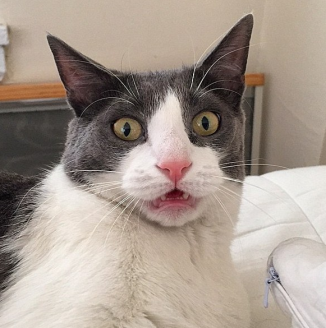
%> input picture exercise1/image/cat.png, 326 x 328 px
$ octave --eval "result = sobel(imread('image/cat.png'));"   (GNU Octave 9; MATLAB toolbox functions it lacks are replaced by stand-ins)
%> lines starting %> are read from the running program, lines starting %| are printed output that depends on the picture
%%%%%%%%%%%%%%%%%%%%%%%%%%%%%%%%%%%%%%%%%%%%%%%%%%%%%%%%%%%%%%%%%%%%%%%%%%%%%%%%%%%%%%%%%%%%%%
%  function  [gradient, orientation] = sobel(img)
%  purpose :  Computes the gradient and the orientation of an image with
%  the sobel operator
%%%%%%%%%%%%%%%%%%%%%%%%%%%%%%%%%%%%%%%%%%%%%%%%%%%%%%%%%%%%%%%%%%%%%%%%%%%%%%%%%%%%%%%%%%%%%%
%  input   arguments
%     img:    grayscale input image (m x n)
%  output   arguments
%     gradient:     gradients image (m x n)
%     orientation:  orientation image (m x n)
%
%   Author: Moritz Kremb
%   MatrNr: 11722601
%
%%%%%%%%%%%%%%%%%%%%%%%%%%%%%%%%%%%%%%%%%%%%%%%%%%%%%%%%%%%%%%%%%%%%%%%%%%%%%%%%%%%%%%%%%%%%%%
function [gradient, orientation] = sobel(img)

% Create 3 by 3 sobel kernel
h = fspecial('sobel');

% Create arrays with Edge strength and angles
Gy = imfilter(img, h, 'conv','replicate'); %points in y direction (up)
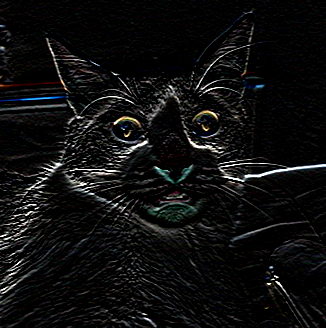
%> Gy: size 328x326x3 uint8; mean R, G, B 14.8, 14.9, 14.9
Gx = imfilter(img, h', 'conv', 'replicate'); %points in -x direction (left)
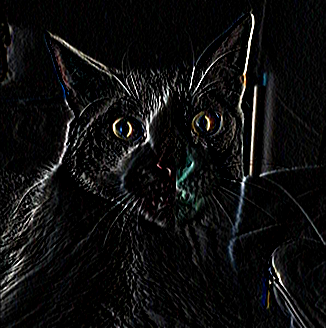
%> Gx: size 328x326x3 uint8; mean R, G, B 14.7, 14.7, 14.7
G = sqrt(Gx.^2 + Gy.^2);
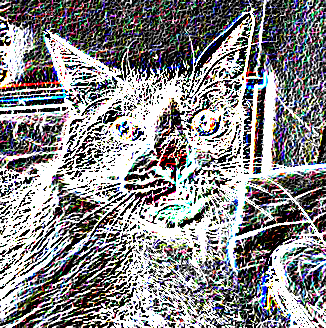
%> G: size 328x326x3 double; mean R, G, B 8.51, 8.47, 8.57; drawn with min black and max white
angle = atan(Gy./Gx)*180/pi; %function gives values [-pi/2, pi/2], convert
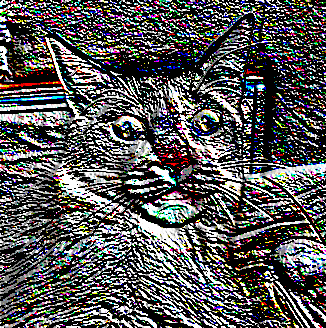
%> angle: size 328x326x3 double; mean R, G, B 30.5, 30.2, 30.3; drawn with min black and max white
%to degrees for easier use.
%Due to the orientation of Gx and Gy the angle will be positive for
%gradients in 2nd and 4th quadrant and negative for 1st and 3rd quadrant.
%This will be important for the suppression step.

gradient = G;
orientation = angle;

end

$ run again, on exercise1/image/donald.png
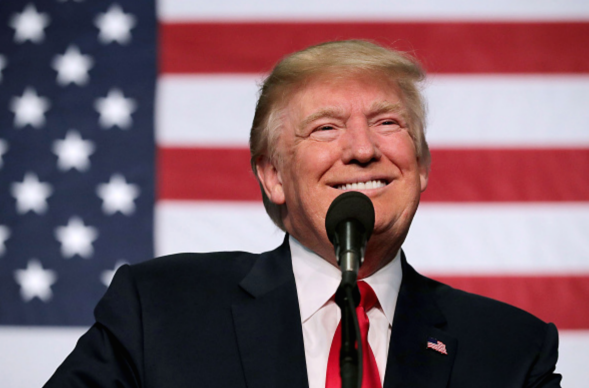
%> input picture exercise1/image/donald.png, 589 x 388 px
%> in sobel, `G = sqrt(Gx.^2 + Gy.^2);`:
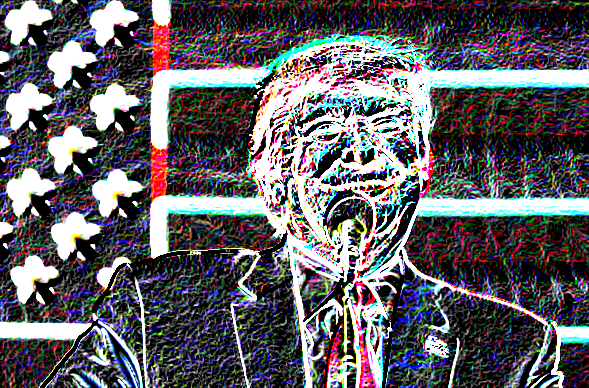
%> G: size 388x589x3 double; mean R, G, B 6.13, 5.99, 6.34; drawn with min black and max white
%> in sobel, `angle = atan(Gy./Gx)*180/pi;`:
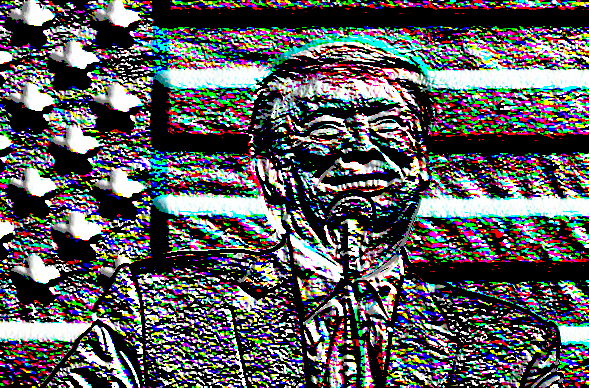
%> angle: size 388x589x3 double; mean R, G, B 31.6, 32, 32.3; drawn with min black and max white

$ run again, on exercise1/image/kim.png
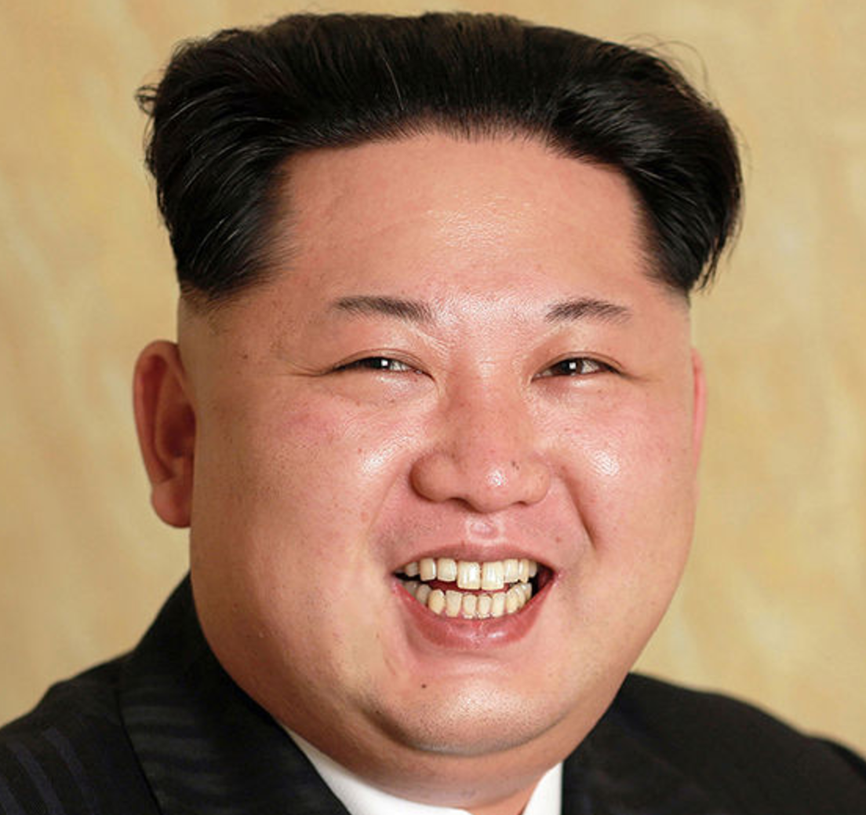
%> input picture exercise1/image/kim.png, 866 x 815 px, shrunk from 1104 x 1038 before the run
%> in sobel, `G = sqrt(Gx.^2 + Gy.^2);`:
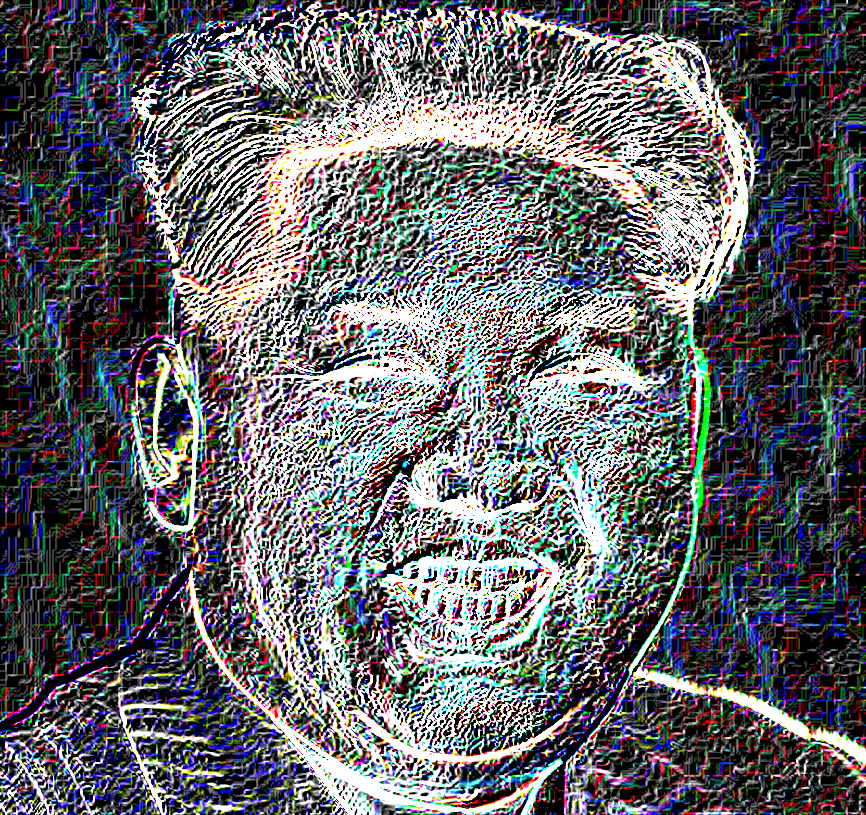
%> G: size 815x866x3 double; mean R, G, B 6.39, 6.38, 6.61; drawn with min black and max white
%> in sobel, `angle = atan(Gy./Gx)*180/pi;`:
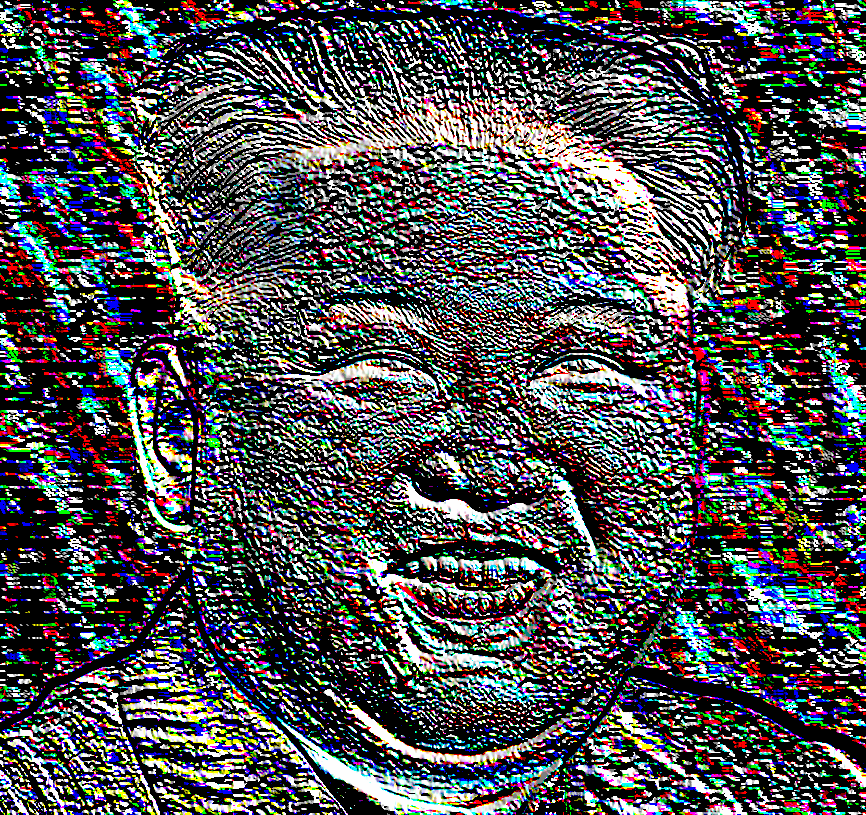
%> angle: size 815x866x3 double; mean R, G, B 28.5, 28.6, 29.3; drawn with min black and max white
